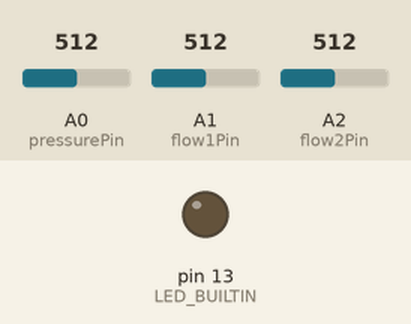
Recording of a sketch running on a simulated Arduino Uno, built with avr-gcc and run on an emulated ATmega328P. On the bench: output pins drawn as LEDs (lit = HIGH). Inputs (shaded band) come from the test bench; at power-on: A0 (pressurePin) = 512, A1 (flow1Pin) = 512, A2 (flow2Pin) = 512. What the sketch prints to the serial monitor is not drawn.

Above: at 29.5 s.
At 59.5 s:
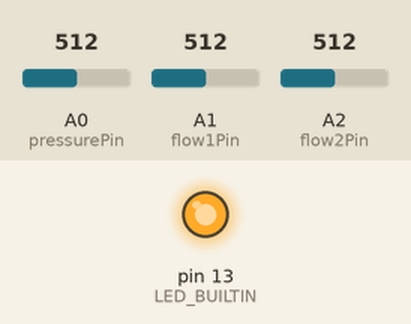
Timing chart, 0 to 78.0 s (numbered marks = the images above):
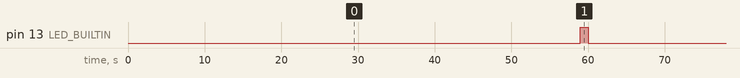

Measured:
- by itself, pin 13 (LED_BUILTIN): alternates HIGH for 1.0 s and LOW for 59.0 s

The sketch:

Manda.ino
```cpp
/*
 Name:		Sensor.ino
 Created:	5/22/2020 10:14:16 PM
 Author:	Pratikto Sulthoni Hidayat
*/
#include "PressureSensor.h"
#include "FlowSensor.h"
#include "functCollection.h"

//frequency clock configuration for sampling triggering and one minutes triggering
#define Fsampling   222
#define oneHz       1

// Uncomment this to output a stream of debug information
// from peak detector.  Use the serial
// plotter to view the graph of these 4 values:
//#define DEBUG

// Configure peak detector behavior://
// Lag, how large is the buffer of filtered samples. Must be an integer value!
#define LAG_pressure             10
// Number of standard deviations above average a value needs to be to be considered a peak.
#define THRESHOLD_pressure        4.0f
// Scale down peak values to this percent influence when storing
// them back in the filtered values. Should be a value from 0 to 1.0
// where smaller values mean peaks have less influence.
#define INFLUENCE_pressure         0.1f

//Initialize Deviation of x axis for Tidal volume calculation
#define XDeviation1 0.0f
#define XDeviation2 0.0f

//Tidal Volume from flow sensor 1 and 2
float tidalVolume = 0.0f;
//Total Volume accumulator
float totalAcc = 0.0f;

//Sensor initialization
PressureSensor Pressure(LAG_pressure, THRESHOLD_pressure, INFLUENCE_pressure);
FlowSensor Flow1(XDeviation1);
FlowSensor Flow2(XDeviation2);

#ifdef DEBUG
    float value;    //temporary value register
    float result;   //temporary result register
#else
    //Pin configuration
    int pressurePin = A0;
    int flow1Pin = A1;
    int flow2Pin = A2;
    float result;   //temporary result register

    //timing configuration
    bool oneMinute  = false;
    uint8_t seconds = 0;
    bool readSample = false;

#endif

// the setup function runs once when you press reset or power the board
void setup() {
    // Initialize serial output for debugging and plotting.
    Serial.begin(2000000);
#ifndef DEBUG
    //stop interrupts
    cli();

    // initialize digital pin LED_BUILTIN as FSampling clock indicator
    pinMode(LED_BUILTIN, OUTPUT);

    //timer0 initialization
    initTimer0(Fsampling);

    //timer1 initialization
    initTimer1(oneHz);

    //allow interrupts
    sei();

#else
    //Do Absolutely Nothing until something is received over the serial port
    while (!Serial.available()) {
    }

    Serial.println("Pressure");
    for (unsigned int j = 0; j < 1358; j++) {
        value = pgm_read_float(&pressureOutput[j]);
        result = 5 * Pressure.detect(value);
        //print to Serial monitor.
        //then copy it to csv file for further analysis
        Serial.print(result);
        Serial.print(",");
        Serial.print(Pressure.PPeak());
        Serial.print(",");
        Serial.print(Pressure.PAverage());
        Serial.print(",");
        Serial.print(Pressure.PPEP());
        Serial.print(",");
        Serial.print(Pressure.breathPerMinute());
        Serial.println(",");
    }

    Serial.println("Flow");
    for (unsigned int i = 0; i < 6364; i++) {
        value = pgm_read_float(&flowOutput[i]);
        result = 5 * Flow.detect(value);
        //print to Serial monitor.
        //then copy it to csv file for further analysis
        Serial.print(result);
        Serial.print(",");
        Serial.print(Pressure.breathPerMinute());
        Serial.println(",");
    }
#endif
}

#ifndef DEBUG

//interrupt service routine for timer 2
//trigger sampling data instruction
ISR(TIMER0_COMPA_vect) {
    readSample = true;
}

//interrupt service routine for timer 1
//generate 1 Hz signal
ISR(TIMER1_COMPA_vect) {
    seconds++;
    //1 minute
    if (seconds == 60) {
        oneMinute = true;

        //measure breath per minute
        Pressure.breathPerMinute(Pressure.breath());

        //reset total breath
        Pressure.breath(0);

        //assign Volume tidal
        tidalVolume = totalAcc;

        //reset accumulator
        totalAcc = 0.0f;

        //reset volume accumulator flow 1 and 2
        Flow1.VolumeAcc(0.0f);
        Flow2.VolumeAcc(0.0f);

        //reset fraction of minute
        seconds = 0;
    }
    else {
        oneMinute = false;
    }
}
#endif

// the loop function runs over and over again until power down or reset
void loop() {
#ifndef DEBUG
    //FSampling clock indicator
    digitalWrite(LED_BUILTIN, oneMinute);

    if (readSample) {

        //Convert the analog reading (which goes from 0 - 1023) to a voltage (0 - 5V):
        Flow1.value = analogRead(flow1Pin) * (5.0 / 1023.0);
        Flow2.value = analogRead(flow2Pin) * (5.0 / 1023.0);
        Pressure.value = analogRead(pressurePin) * (5.0 / 1023.0);

        //detect pressure sensor
        //
        //if result is 'CREST', then
        //  (1)the voltage measurement is stored in PPeak
        //  (2)calculate the wave periode
        //  (3)calculate breath per minute (BPM)
        //  (4)calculate wave amplitude average each periode (PAverage)
        //  (5)calculate tidal volume
        //if result is 'THROUGH', then
        //  (6)the voltage measurement is stored in PPEP
        //if result is 'NOPEAK', then
        //  (7)increment countValue & sumValue
        //  (8)calculate volumeAcc
        result = Pressure.detect();

        Serial.print(result);
        Serial.print(",");
        Serial.print(Pressure.PPeak());
        Serial.print(",");
        Serial.print(Pressure.PAverage());
        Serial.print(",");
        Serial.print(Pressure.PPEP());
        Serial.print(",");
        Serial.print(Pressure.breathPerMinute());
        Serial.println(",");

        //Detect Flow sensor 1 and 2
        Flow1.detect();
        Flow2.detect();

        //calculate tidal volume
        totalAcc = Flow1.VolumeAcc() + Flow2.VolumeAcc();

        Serial.print(totalAcc);
        Serial.print(",");
        Serial.print(tidalVolume);
        Serial.println(",");

        //turn off sampling trigger
        readSample = false;
    }
#endif
}
```

FlowSensor.cpp
```cpp
#include "FlowSensor.h"

//constructor
FlowSensor::FlowSensor() {
	//Volume Accumulator
	_VolumeAcc = 0.0f;
	//axis deviation
	_xDev = 0.0f;
	//previous measurement value
	_prevValue = 0.0f;
}

//constructor
FlowSensor::FlowSensor(const float xDev) {
	//Volume Accumulator
	_VolumeAcc = 0.0f;
	//axis deviation
	_xDev = xDev;
	//previous measurement value
	_prevValue = 0.0f;
}

// Detect if the provided sample is a positive or negative peak.
// Will return 0 if no peak detected, 1 if a positive peak and -1
// if a negative peak.
float FlowSensor::detect(float value) {

	//calculate tidal Volume
	//tidal Volume = sum of (value *  T_sampling) = sum of (value / f_sampling)
	_VolumeAcc = _VolumeAcc + ((value - _xDev) / 222.0f);

	//return current peak indicator
	return _VolumeAcc;
}

// Detect if the provided sample is a positive or negative peak.
// Will return 0 if no peak detected, 1 if a positive peak and -1
// if a negative peak.
float FlowSensor::detect() {
	return detect(value);
}

//return volume accumulator
float FlowSensor::VolumeAcc() {
	return _VolumeAcc;
}

//set volume accumulator
void FlowSensor::VolumeAcc(float VolumeAcc) {
	_VolumeAcc = VolumeAcc;
}
```

FlowSensor.h
```cpp
#pragma once

#if defined(ARDUINO) && ARDUINO >= 100
    #include "arduino.h"
#else
    #include "WProgram.h"
#endif

class FlowSensor
{
protected:
	float _VolumeAcc;
	//axis deviation
	float _xDev;
	//previous measurement value
	float _prevValue;


public:
	//constructor
	FlowSensor();

	//constructor
	FlowSensor(const float xDev);

	// Detect if the provided sample is a positive or negative peak.
	// Will return 0 if no peak detected, 1 if a positive peak and -1
	// if a negative peak.
	float detect(float sample);

	// Detect if the provided sample is a positive or negative peak.
	// Will return 0 if no peak detected, 1 if a positive peak and -1
	// if a negative peak.
	float detect();

	//return volume accumulator
	float VolumeAcc();

	//set volume accumulator
	void VolumeAcc(float);

	//measurement value
	float value;
};
```

PeakDetector.cpp
```cpp
//
//
//

#include "PeakDetector.h"

PeakDetector::PeakDetector(const int lag, const float threshold, const float influence) :
    _lag(lag), _threshold(threshold), _influence(influence), _avg(0.0), _std(0.0), _primed(false), _index(0) {
    // Allocate memory for last samples (used during averaging) and set them all to zero.
    _filtered = new float[lag];
    for (int i = 0; i < lag; ++i) {
        _filtered[i] = 0.0;
    }
}

PeakDetector::~PeakDetector() {
    // Deallocate memory for samples.
    if (_filtered != NULL) {
        delete[] _filtered;
    }
}

int PeakDetector::detect(float sample) {
    // Detect if the provided sample is a positive or negative peak.
   // Will return 0 if no peak detected, 1 if a positive peak and -1
   // if a negative peak.
    int result = NOPEAK;
    // Fill up filtered samples if not yet primed with enough available samples.
    if (_primed && (abs(sample - _avg) > (_threshold * _std))) {
        // Detected a peak!
        // Determine type of peak, positive or negative.
        if (sample > _avg) {
            result = CREST;
        }
        else {
            result = THROUGH;
        }
        // Save this sample but scaled down based on influence.
        _filtered[_index] = (_influence * sample) + ((1.0f - _influence) * _filtered[_previousIndex()]);
    }
    else {
        // Did not detect a peak, or not yet primed with enough samples.
        // Just record this sample and move on.
        _filtered[_index] = sample;
    }
    // Increment index of next filtered sample.
    _incrementIndex();
    // When primed update the average and standard deviation of the most recent
    // filtered values.
    if (_primed) {
        // Compute mean of filtered values.
        _avg = 0.0;
        for (int i = 0; i < _lag; ++i) {
            _avg += _filtered[i];
        }
        _avg = _avg / float(_lag);
        // Compute standard deviation of filtered values.
        _std = 0.0;
        for (int i = 0; i < _lag; ++i) {
            _std += pow(_filtered[i] - _avg, 2.0f);
        }
        _std = sqrt(_std / float(_lag));
    }
    return result;
}


float PeakDetector::getAvg() {
    // Return the current signal average, useful for debugging.
    return _avg;
}

float PeakDetector::getStd() {
    // Return the current signal standard deviation, useful for debugging.
    return _std;
}

void PeakDetector::_incrementIndex() {
    // Increment the index of the current sample.
    _index += 1;
    if (_index >= _lag) {
        // Loop back to start of sample buffer when full, but be sure to note
        // when this happens to indicate we are primed with enough samples.
        _index = 0;
        _primed = true;
    }
}

int PeakDetector::_previousIndex() {
    // Find the index of the last sample.
    int result = _index - 1;
    if (result < 0) {
        result = _lag - 1;
    }
    return result;
}
```

PeakDetector.h
```cpp
// PeakDetector.h

 // Signal peak detector using smoothed z-score algorithm.
 // Detects when a continuous signal has a significant peak in values.  Based on
 // algorithm from the answer here:
 //   https://stackoverflow.com/questions/22583391/peak-signal-detection-in-realtime-timeseries-data/22640362#22640362
 // Author: Tony DiCola
 // License: MIT License (https://opensource.org/licenses/MIT)
 // Usage:
 // - Create an instance of the PeakDetector class and configure its lag, threshold,
 //   and influence.  These likely need to be adjust to fit your dataset.  See the
 //   Stack Overflow question above for more details on their meaning.
 // - Continually call detect and feed it a new sample value.  Detect will return 0
 //   if no peak was detected, 1 if a positive peak was detected and -1 if a negative
 //   peak was detected.
#ifndef _PEAKDETECTOR_h
#define _PEAKDETECTOR_h

#if defined(ARDUINO) && ARDUINO >= 100
    #include "arduino.h"
#else
    #include "WProgram.h"
#endif

#define CREST 1
#define THROUGH -1
#define NOPEAK 0

class PeakDetector {
public:
    PeakDetector(const int lag = 5, const float threshold = 3.5, const float influence = 0.5);

    ~PeakDetector();

    // Detect if the provided sample is a positive or negative peak.
    // Will return 0 if no peak detected, 1 if a positive peak and -1
    // if a negative peak.
    virtual int detect(float sample);

    // Return the current signal average, useful for debugging.
    float getAvg();

    // Return the current signal standard deviation, useful for debugging.
    float getStd();

protected:
    int _lag;
    float _threshold;
    float _influence;
    float* _filtered;
    float _avg;
    float _std;
    bool _primed;
    int _index;

    // Increment the index of the current sample.
    void _incrementIndex();
    // Find the index of the last sample.
    int _previousIndex();
};

#endif
```

PressureSensor.cpp
```cpp
#include "PressureSensor.h"

PressureSensor::PressureSensor() :
	PeakDetector(_lag = 5, _threshold = 3.5, _influence = 0.5)
{
	_breathPerMinute = 0.0;
	_breath = 0;
	_countValue = 0;
	_sumValue = 0.0;
	_periode = 0.0;
	_PAverage = 0.0;
	_PPEP = 0.0;
	_PPeak = 0.0;
	_peak = 0;
}

PressureSensor::PressureSensor(const int lag, const float threshold, const float influence) :
	PeakDetector(_lag = lag, _threshold = threshold, _influence = influence)
{
	_breathPerMinute = 0.0;
	_breath = 0;
	_countValue = 0;
	_sumValue = 0.0;
	_periode = 0.0;
	_PAverage = 0.0;
	_PPEP = 0.0;
	_PPeak = 0.0;
	_peak = 0;
}

//constructor
PressureSensor::PressureSensor(const float xDev, const int lag, const float threshold, const float influence) :
	PeakDetector(_lag = lag, _threshold = threshold, _influence = influence)
{
	_breathPerMinute = 0.0;
	_breath = 0;
	_countValue = 0;
	_sumValue = 0.0;
	_periode = 0.0;
	_PAverage = 0.0;
	_PPEP = 0.0;
	_PPeak = 0.0;
	_peak = 0;
}

// Detect if the provided sample is a positive or negative peak.
// Will return 0 if no peak detected, 1 if a positive peak and -1
// if a negative peak.
int PressureSensor::detect(float sample) {
	value = sample;
	//call detect() function from its base class, PeakDetector.
	_peak = PeakDetector::detect(value);

	//crest is detected
	if ((_prevPeak == CREST) && (_peak == NOPEAK)) {
		//assign _PPeak if crest is detected
		_PPeak = _prevValue;

		//calculate T (wave Periode). T = 1/f_sampling * _countValue;
		_periode = (float)_countValue / 30.0f;

		//calculate breath per minute
		//_breathPerMinute = 60.0f / _periode;

		//increment breath
		_breath++;

		//calculate _PAverage every time a crest is detected
		_PAverage = _sumValue / _countValue;

		//reset _sumValue & _countValue to zero
		_sumValue = 0.0;
		_countValue = 0;
	}
	//through is detected
	else if ((_prevPeak == THROUGH) && (_peak == NOPEAK)) {
		//assign _PPEP if througn is detected
		_PPEP = _prevValue;
	}
	//nopeak is detected
	else {

	}

	//update sumValue & _countValue
	_sumValue = _sumValue + value;
	_countValue++;

	//assign previoud register to current register
	_prevPeak = _peak;
	_prevValue = value;

	//return current peak indicator
	return _peak;
}

// Detect if the provided sample is a positive or negative peak.
// Will return 0 if no peak detected, 1 if a positive peak and -1
// if a negative peak.
int PressureSensor::detect() {
	return detect(value);
}

//return _PPeak value
float PressureSensor::PPeak() {
	return _PPeak;
}

//return PMean value
float PressureSensor::PAverage() {
	return _PAverage;
}

//return PPEP value
float PressureSensor::PPEP() {
	return _PPEP;
}

//return crest, through, or no-peak
int PressureSensor::peak() {
	return _peak;
}

//return breath per minute value
float PressureSensor::breathPerMinute() {
	return _breathPerMinute;
}

//set breath per minute value
void PressureSensor::breathPerMinute(uint8_t value) {
	_breathPerMinute = value;
}

//return total breath
uint8_t PressureSensor::breath() {
	return _breath;
}

//set breath value
void PressureSensor::breath(uint8_t value) {
	_breath = value;
}
```

PressureSensor.h
```cpp
#pragma once
#include "PeakDetector.h"

#if defined(ARDUINO) && ARDUINO >= 100
    #include "arduino.h"
#else
    #include "WProgram.h"
#endif

class PressureSensor :
    public PeakDetector
{
protected:
	//crest amplitudo. this value will be updated every time a new crest is detected
	float _PPeak;
	//wave average value. this value will be updated each cycle
	float _PAverage;
	//trough amplitudo. this value will be updated every time a new trough is detected
	float _PPEP;
	//peak indicator
	int _peak;
	//previous peak indicator
	int _prevPeak;
	//sum of value in one periode
	float _sumValue;
	//value counter in one periode
	int _countValue;
	//wave periode
	float _periode;
	//total breath
	uint8_t _breath;
	//breath per minute value
	uint8_t _breathPerMinute;
	//previous measurement value
	float _prevValue;


public:
	//constructor
	PressureSensor();

	//constructor
	PressureSensor(const int lag, const float threshold, const float influence);

	//constructor
	PressureSensor(const float xDev, const int lag, const float threshold, const float influence);

	// Detect if the provided sample is a positive or negative peak.
	// Will return 0 if no peak detected, 1 if a positive peak and -1
	// if a negative peak.
	int detect(float sample) override;

	// Detect if the provided sample is a positive or negative peak.
	// Will return 0 if no peak detected, 1 if a positive peak and -1
	// if a negative peak.
	int detect();

	// Detect if the provided sample is a positive or negative peak.
	// Will return 0 if no peak detected, 1 if a positive peak and -1
	// if a negative peak.
	//int detect() override;

	//return _PPeak value
	float PPeak();

	//return PMean value
	float PAverage();

	//return PPEP value
	float PPEP();

	//return crest, through, or no-peak
	int peak();

	//return breath per minute value
	float breathPerMinute();

	//set breath per minute value
	void breathPerMinute(uint8_t value);

	//return total breath
	uint8_t breath();

	//set breath value
	void breath(uint8_t value);

	//measurement value
	float value;
};
```

Source omitted: functCollection.cpp (1069 bytes), functCollection.h (105927 bytes)
